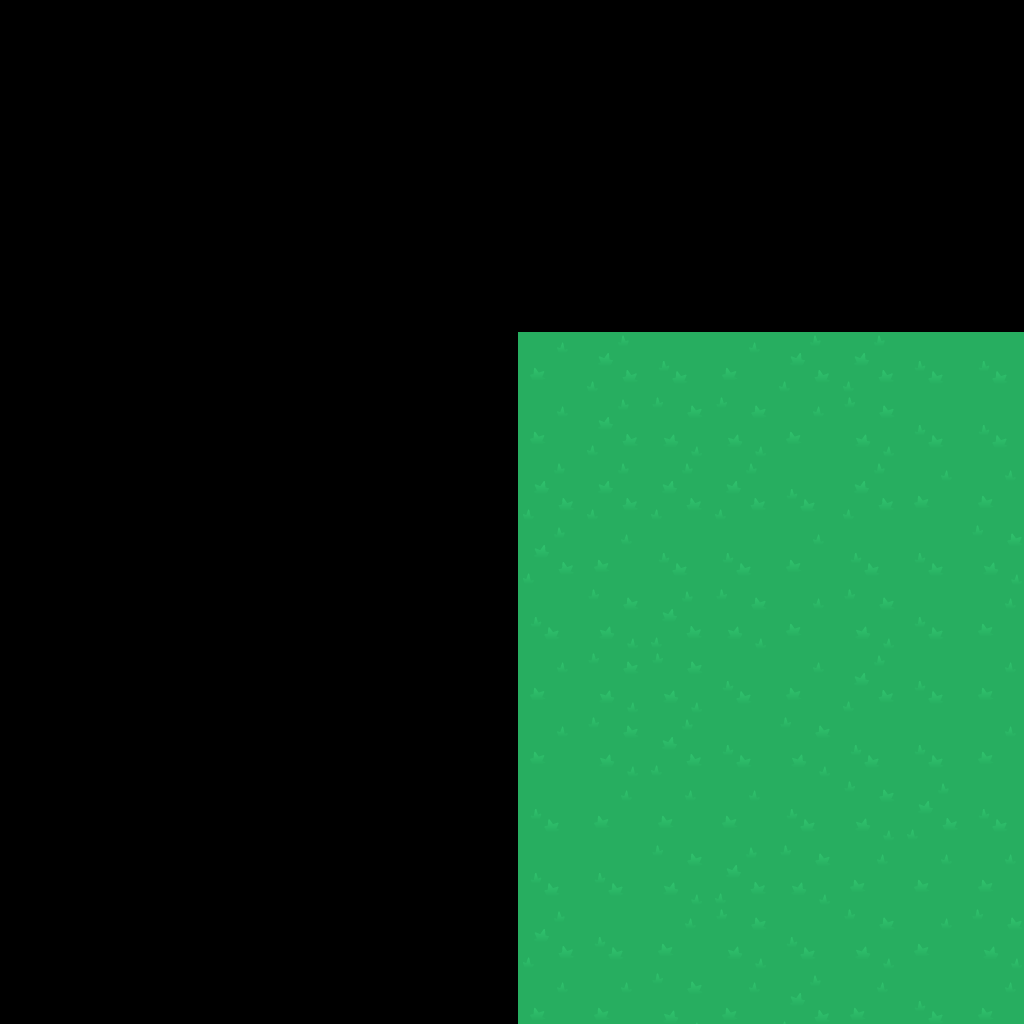

Below is a game level as drawn by its tile map, then a one-line description and the .tmx file that defines it, in full:
An orthogonal 16x16 tile map with 64x64 px tiles, 1 tile layer (Ground), 2 tilesets.

<map version="1.0" tiledversion="1.0.3" orientation="orthogonal" renderorder="right-down" width="16" height="16" tilewidth="64" tileheight="64" nextobjectid="1">
 <tileset firstgid="1" source="../Tilesets/Level1_Tileset.tsx" />
 <tileset firstgid="5" source="../Tilesets/Level1_Tileset.tsx" />
 <layer name="Ground" width="16" height="16" offsetx="518" offsety="332">
  <data encoding="csv">
3,1,4,3,1,1,4,4,3,1,1,2,2,4,4,2,
3,1,2,2,3,2,4,4,3,1,4,3,4,4,4,3,
1,1,1,1,4,1,3,3,3,4,2,1,3,4,4,1,
1,3,4,4,3,4,4,2,4,2,2,2,1,4,4,1,
4,2,1,2,3,2,4,3,4,4,4,2,4,4,3,1,
3,2,2,4,3,1,4,3,3,1,3,4,2,3,4,3,
3,2,1,4,2,4,4,3,3,2,3,4,4,1,3,2,
4,3,3,3,4,2,1,4,3,1,4,1,4,1,2,4,
4,4,2,1,2,3,3,3,1,1,3,1,1,3,4,3,
1,4,3,2,4,2,3,2,4,2,1,1,1,3,2,2,
3,3,2,3,1,3,4,3,4,1,2,2,2,1,4,1,
1,3,1,4,4,3,4,1,3,1,1,2,1,2,3,1,
2,4,4,4,1,3,3,4,2,3,3,4,2,3,2,2,
1,4,1,4,2,3,3,1,1,3,3,4,2,2,1,3,
3,1,2,3,2,1,3,1,4,2,3,3,4,2,3,1,
4,3,2,1,2,2,2,3,4,2,4,2,1,3,1,4
</data>
 </layer>
</map>
